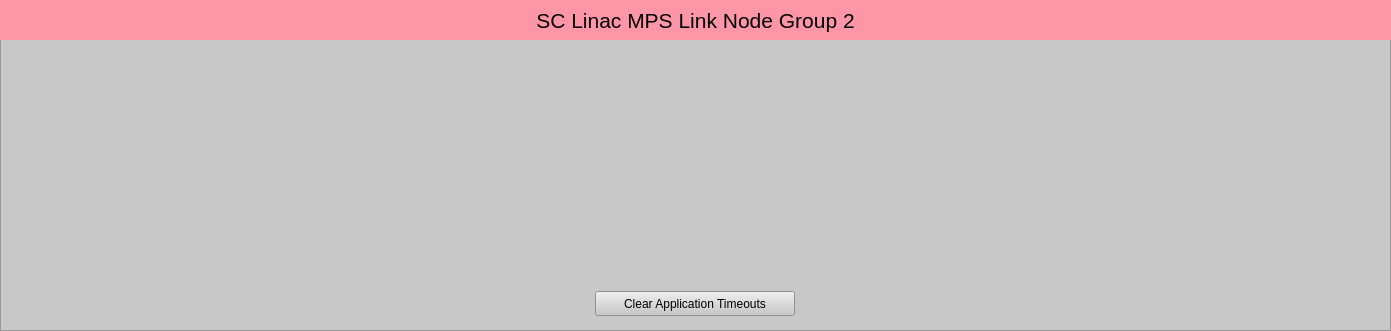
<?xml version="1.0" encoding="UTF-8"?>
<ui version="4.0">
 <class>Form</class>
 <widget class="QWidget" name="Form">
  <property name="geometry">
   <rect>
    <x>0</x>
    <y>0</y>
    <width>1391</width>
    <height>331</height>
   </rect>
  </property>
  <property name="windowTitle">
   <string>SC Linac MPS Link Node Group 2</string>
  </property>
  <widget class="QFrame" name="frame">
   <property name="geometry">
    <rect>
     <x>0</x>
     <y>0</y>
     <width>1391</width>
     <height>331</height>
    </rect>
   </property>
   <property name="styleSheet">
    <string notr="true">background-color: rgb(200, 200, 200);</string>
   </property>
   <property name="frameShape">
    <enum>QFrame::StyledPanel</enum>
   </property>
   <property name="frameShadow">
    <enum>QFrame::Raised</enum>
   </property>
   <widget class="QLabel" name="label">
    <property name="geometry">
     <rect>
      <x>0</x>
      <y>0</y>
      <width>1391</width>
      <height>40</height>
     </rect>
    </property>
    <property name="font">
     <font>
      <pointsize>16</pointsize>
     </font>
    </property>
    <property name="styleSheet">
     <string notr="true">background-color: rgb(255, 150, 168);</string>
    </property>
    <property name="text">
     <string>SC Linac MPS Link Node Group 2</string>
    </property>
    <property name="alignment">
     <set>Qt::AlignCenter</set>
    </property>
   </widget>
   <widget class="PyDMEmbeddedDisplay" name="PyDMEmbeddedDisplay">
    <property name="geometry">
     <rect>
      <x>924</x>
      <y>50</y>
      <width>457</width>
      <height>230</height>
     </rect>
    </property>
    <property name="toolTip">
     <string/>
    </property>
    <property name="macros" stdset="0">
     <string>{"P":"MPLN:BC1B:MP03:1","CN":"SIOC:SYS0:MP01","AID":"0","SLOT_FILE":"LinkNode59_slot.ui","P_IN":"SIOC:SYS0:MP01","PGP":"2","LN":"59","TYPE":"REM","LOCA":"BC1B","IOC_UNIT":"MP03","INST":"1","VIS":"1","P_IN2":"SIOC:SYS0:MP01","TEXT":"CN B005"}</string>
    </property>
    <property name="filename" stdset="0">
     <string>$PYDM/mps/mps_crate_link.ui</string>
    </property>
   </widget>
   <widget class="PyDMEmbeddedDisplay" name="PyDMEmbeddedDisplay">
    <property name="geometry">
     <rect>
      <x>467</x>
      <y>50</y>
      <width>457</width>
      <height>230</height>
     </rect>
    </property>
    <property name="toolTip">
     <string/>
    </property>
    <property name="macros" stdset="0">
     <string>{"P":"MPLN:BC1B:MP02:1","CN":"SIOC:SYS0:MP01","AID":"0","SLOT_FILE":"LinkNode58_slot.ui","P_IN":"MPLN:BC1B:MP03:1","PGP":"0","LN":"58","TYPE":"LOC","LOCA":"BC1B","IOC_UNIT":"MP02","INST":"1","VIS":"0","P_IN2":"MPLN:BC1B:MP03:1","TEXT":"LN Rx"}</string>
    </property>
    <property name="filename" stdset="0">
     <string>$PYDM/mps/mps_crate_link.ui</string>
    </property>
   </widget>
   <widget class="PyDMEmbeddedDisplay" name="PyDMEmbeddedDisplay">
    <property name="geometry">
     <rect>
      <x>10</x>
      <y>50</y>
      <width>457</width>
      <height>230</height>
     </rect>
    </property>
    <property name="toolTip">
     <string/>
    </property>
    <property name="macros" stdset="0">
     <string>{"P":"MPLN:BC1B:MP01:1","CN":"SIOC:SYS0:MP01","AID":"0","SLOT_FILE":"LinkNode57_slot.ui","P_IN":"MPLN:BC1B:MP02:1","PGP":"0","LN":"57","TYPE":"LOC","LOCA":"BC1B","IOC_UNIT":"MP01","INST":"1","VIS":"0","P_IN2":"MPLN:BC1B:MP02:1","TEXT":"LN Rx"}</string>
    </property>
    <property name="filename" stdset="0">
     <string>$PYDM/mps/mps_crate_link.ui</string>
    </property>
   </widget>
   <widget class="PyDMDrawingImage" name="PyDMDrawingImage">
    <property name="geometry">
     <rect>
      <x>10</x>
      <y>279</y>
      <width>250</width>
      <height>50</height>
     </rect>
    </property>
    <property name="toolTip">
     <string/>
    </property>
    <property name="styleSheet">
     <string notr="true">background-color: rgb(200, 200, 200);</string>
    </property>
    <property name="filename" stdset="0">
     <string>$PYDM/mps/lcls_mps_lockup_sidebyside_digital.png</string>
    </property>
   </widget>
   <widget class="PyDMPushButton" name="PyDMPushButton">
    <property name="geometry">
     <rect>
      <x>595</x>
      <y>291</y>
      <width>200</width>
      <height>25</height>
     </rect>
    </property>
    <property name="toolTip">
     <string/>
    </property>
    <property name="text">
     <string>Clear Application Timeouts</string>
    </property>
    <property name="channel" stdset="0">
     <string>ca://SIOC:SYS0:MP01:TO_ERR_CLR</string>
    </property>
    <property name="pressValue" stdset="0">
     <string>1</string>
    </property>
    <property name="releaseValue" stdset="0">
     <string>0</string>
    </property>
   </widget>
  </widget>
 </widget>
 <customwidgets>
  <customwidget>
   <class>PyDMEmbeddedDisplay</class>
   <extends>QFrame</extends>
   <header>pydm.widgets.embedded_display</header>
  </customwidget>
  <customwidget>
   <class>PyDMPushButton</class>
   <extends>QPushButton</extends>
   <header>pydm.widgets.pushbutton</header>
  </customwidget>
  <customwidget>
   <class>PyDMDrawingImage</class>
   <extends>QWidget</extends>
   <header>pydm.widgets.drawing</header>
  </customwidget>
 </customwidgets>
 <resources/>
 <connections/>
</ui>
